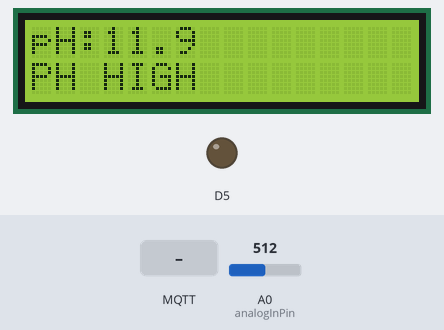
Simulated run of this sketch. Board: ESP8266 (NodeMCU). Shown: 16×2 character LCD, output pins drawn as LEDs (lit = HIGH). The inputs (shaded band) are chosen by the test bench; at power-on: A0 (analogInPin) = 512. WiFi joins after 1.5 s; servers stay silent unless stated; uploads are accepted with an empty reply; random numbers use the default seed unless the sketch sets one; no MQTT or app messages arrive unless stated; web services answer with replies made up by the test bench; what the sketch prints to the serial monitor is not drawn.

Above: at 2.7 s.
2.8 s: A0 (analogInPin) set to 608
At 4.6 s:
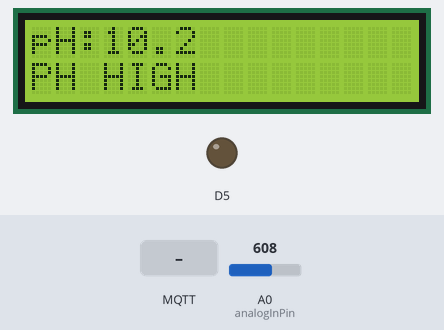
5.2 s: A0 (analogInPin) set to 634
At 6.4 s:
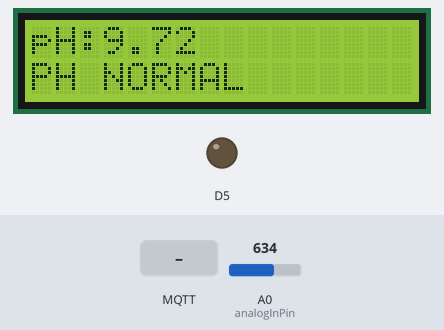
7.2 s: A0 (analogInPin) set to 930
At 8.2 s:
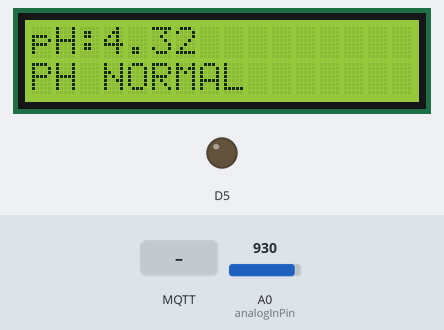
9.2 s: A0 (analogInPin) set to 951
At 10.1 s:
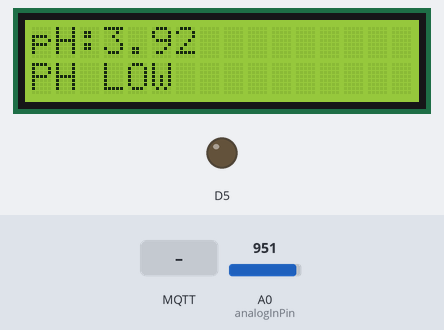
11.2 s: MQTT message "on" arrives on the first subscribed topic
At 12.4 s:
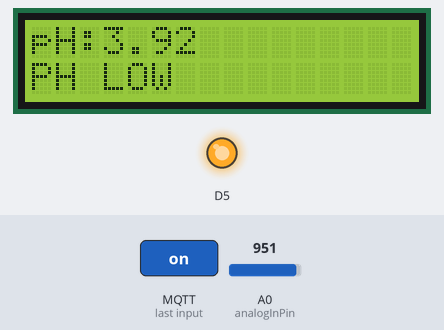
12.7 s: A0 (analogInPin) set to 900
At 14.8 s:
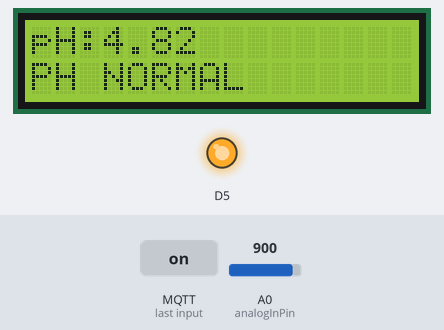
Timing chart, 0 to 16.3 s (numbered marks = the images above; inputs shaded):
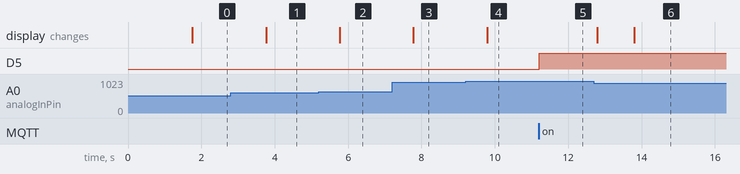

The sketch:

dev_c.ino
```cpp
#include <ESP8266WiFi.h>
#include <PubSubClient.h>
#include <ESP8266HTTPClient.h>
#include <Wire.h>
#include <LiquidCrystal_I2C.h>
LiquidCrystal_I2C  lcd(0x27,2,1,0,4,5,6,7);


unsigned long previousMillis = 0;
const long interval = 1000;
int buttonState[5];
int lastButtonState[5];

//String cov[2]={"HIGH ","Normal"};

const char* ssid = "Fangratta"; //ssid wifi
const char* password = "fang0259"; //password wifi
#define LINE_TOKEN "FcehvJYvay2TwJL5mt0nVCWUKNKX0wZJHofUKaxgUux"
const char* mqtt_server = "192.168.166.86";
const String server= "192.168.166.86";
const String folder="1483";
int cnt;

float ph;
const int analogInPin = A0;
int sensorValue = 0;
unsigned long int avgValue;
float b;
int buf[10],temp;

HTTPClient http;
WiFiClient espClient;
PubSubClient client(espClient);

void Line_Notify(String token,String message) {
  BearSSL::WiFiClientSecure client;
  client.setInsecure();
  if (!client.connect("notify-api.line.me", 443)) {
    Serial.println("connection failed");
    return;
  }
  String req = "";
  req += "POST /api/notify HTTP/1.1\r\n";
  req += "Host: notify-api.line.me\r\n";
  req += "Authorization: Bearer " + String(token) + "\r\n";
  req += "Cache-Control: no-cache\r\n";
  req += "User-Agent: ESP8266\r\n";
  req += "Content-Type: application/x-www-form-urlencoded\r\n";
  req += "Content-Length: " + String(String("message=" + message).length()) + "\r\n";
  req += "\r\n";
  req += "message=" + message;
  // Serial.println(req);
  client.print(req);
  delay(20);
  while(client.connected()) {
    String line = client.readStringUntil('\n');
    if (line == "\r") {
      break;
    }
    //Serial.println(line);
  }
}

void connect_serv(String val){
    if((WiFi.status() == WL_CONNECTED)) {
    http.begin(server, 80, "/"+folder+"/cmd3.php?"+val+"");
        int httpCode = http.GET();
        if(httpCode) {
            Serial.printf("[HTTP] GET... code: %d\n", httpCode);

            // file found at server
            if(httpCode == 200) {
              String payload = http.getString();
               // http.writeToStream(&USE_SERIAL);
                Serial1.println("1");
            }else{
                Serial1.println("0");
            }
        } else {
            Serial.print("[HTTP] GET... failed, no connection or no HTTP server\n");
        }
    }
}

float fmap(float x, float x1, float x2, float y1, float y2)
{
  return (x - x1) * (y2 - y1) / (x2 - x1) + y1;
}


void setup() {
  Serial.begin(9600);
  Serial1.begin(9600);
  lcd.begin (16,2);
  lcd.setBacklightPin(3,POSITIVE);
  lcd.setBacklight(HIGH);
  Serial.println();
  Serial.print("Connecting to ");
  Serial.println(ssid);
  WiFi.begin(ssid, password);
  while (WiFi.status() != WL_CONNECTED) {
    delay(500);
    Serial.print(".");
  }
  Serial.println("");
  Serial.print("WiFi connected - ESP IP address: ");
  Serial.println(WiFi.localIP());
  client.setServer(mqtt_server, 1883);
  client.setCallback(callback);
  pinMode(D5,OUTPUT);
}

void callback(String topic, byte* message, unsigned int length) {
  Serial.print("Message arrived on topic: ");
  Serial.print(topic);
  Serial.print(". Message: ");
  String messageTemp;

  for (int i = 0; i < length; i++) {
    Serial.print((char)message[i]);
    messageTemp += (char)message[i];
  }
  Serial.println();

  // Feel free to add more if statements to control more GPIOs with MQTT
  // If a message is received on the topic esp8266/output, you check if the message is either on or off.
  // Turns the output according to the message received
  if(topic=="esp8266/output"){
    Serial.print("Changing output to ");
    if(messageTemp == "on"){
      digitalWrite(D5, HIGH);
      Serial.print("on");
    }
    else if(messageTemp == "off"){
      digitalWrite(D5, LOW);
      Serial.print("off");
    }
  }
  Serial.println();
}

void loop() {
  if (!client.connected()) {
    reconnect();
  }
  client.loop();

  if (buttonState[1] != lastButtonState[1]) {
    if (buttonState[1] == 1) {
    Line_Notify(LINE_TOKEN,"Warning%20PH%20HIGH");//%20 = Space bar ห้ามเว้นวรรคเด็ดขาด ต้องใช้ %20 เท่านั้นถ้าจะเว้น
    Serial.println("Line send1");
    }
    lastButtonState[1] = buttonState[1];
  }

  if (buttonState[2] != lastButtonState[2]) {
    if (buttonState[2] == 1) {
    Line_Notify(LINE_TOKEN,"Warning%20PH%20LOW");//%20 = Space bar ห้ามเว้นวรรคเด็ดขาด ต้องใช้ %20 เท่านั้นถ้าจะเว้น
    Serial.println("Line send2");
    }
    lastButtonState[2] = buttonState[2];
  }


  unsigned long currentMillis = millis();
if (currentMillis - previousMillis >= interval) {
  previousMillis = currentMillis;

  for(int i=0;i<10;i++)
 {
  buf[i]=analogRead(analogInPin);
  delay(10);
 }
 for(int i=0;i<9;i++)
 {
  for(int j=i+1;j<10;j++)
  {
   if(buf[i]>buf[j])
   {
    temp=buf[i];
    buf[i]=buf[j];
    buf[j]=temp;
   }
  }
 }
 avgValue=0;
 for(int i=2;i<8;i++)
 avgValue+=buf[i];
 float pHVol=(float)avgValue*3.3/1024/6;
 float phValue = -5.70 * pHVol + 21.34;
 ph=phValue;

  client.publish("esp8266/vin", String(pHVol).c_str());
  client.publish("esp8266/ph", String(ph).c_str());

if(ph>10){
    buttonState[1]=0;
    lcd.setCursor(0,1);
    lcd.print("PH HIGH  ");
    client.publish("esp8266/state", String("PH HIGH").c_str());
    buttonState[1]=1;
  }else if(ph<4){
    buttonState[1]=1;
    lcd.setCursor(0,1);
    lcd.print("PH LOW   ");
    client.publish("esp8266/state", String("PH LOW").c_str());
    buttonState[2]=1;
  }else{
    lcd.setCursor(0,1);
    lcd.print("PH NORMAL");
    client.publish("esp8266/state", String("PH NORMAL").c_str());
    buttonState[1]=0;
    buttonState[2]=0;
  }

  cnt+=1;
  if(cnt>=10){
  connect_serv("ph="+String(ph)+"");
  cnt=0;
    }
}

lcd.setCursor(0,0);
lcd.print("pH:");
lcd.print(ph,1);
}

void reconnect() {
  // Loop until we're reconnected
  while (!client.connected()) {
    Serial.print("Attempting MQTT connection...");
    // Create a random client ID
    String clientId = "ESP8266Client-";
    clientId += String(random(0xffff), HEX);
    // Attempt to connect
    if (client.connect(clientId.c_str())) {
      Serial.println("connected");
      // Subscribe or resubscribe to a topic
      // You can subscribe to more topics (to control more outputs)
      client.subscribe("esp8266/output");
    } else {
      Serial.print("failed, rc=");
      Serial.print(client.state());
      Serial.println(" try again in 5 seconds");
      // Wait 5 seconds before retrying
      delay(5000);
    }
  }
}
```

Measured:
- the behaviour switches between 617 and 618 on A0 (analogInPin) (found by bisection; images 1 and 2)
- the behaviour switches between 943 and 944 on A0 (analogInPin) (found by bisection; images 3 and 4)
- after the input at 2.8 s, the display: changes after 0.96 s (image 1)
- after the input at 5.2 s, the display: changes after 0.57 s (image 2)
- after the input at 7.2 s, the display: changes after 0.58 s (image 3)
- after the input at 9.2 s, the display: changes after 0.59 s (image 4)
- after the input at 11.2 s, D5: LOW → HIGH at once
- after the input at 12.7 s, the display: first changes after 0.09 s (image 6 shows a later state)
